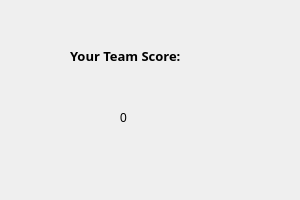
<?xml version="1.0" encoding="UTF-8"?>
<ui version="4.0">
 <class>Form</class>
 <widget class="QWidget" name="Form">
  <property name="geometry">
   <rect>
    <x>0</x>
    <y>0</y>
    <width>300</width>
    <height>200</height>
   </rect>
  </property>
  <property name="windowTitle">
   <string>Form</string>
  </property>
  <widget class="QLabel" name="label">
   <property name="geometry">
    <rect>
     <x>70</x>
     <y>30</y>
     <width>161</width>
     <height>51</height>
    </rect>
   </property>
   <property name="font">
    <font>
     <family>Segoe Script</family>
     <pointsize>10</pointsize>
     <weight>75</weight>
     <bold>true</bold>
    </font>
   </property>
   <property name="text">
    <string>Your Team Score:</string>
   </property>
  </widget>
  <widget class="QLabel" name="score_total">
   <property name="geometry">
    <rect>
     <x>120</x>
     <y>110</y>
     <width>55</width>
     <height>16</height>
    </rect>
   </property>
   <property name="text">
    <string>0</string>
   </property>
  </widget>
 </widget>
 <resources/>
 <connections/>
</ui>
